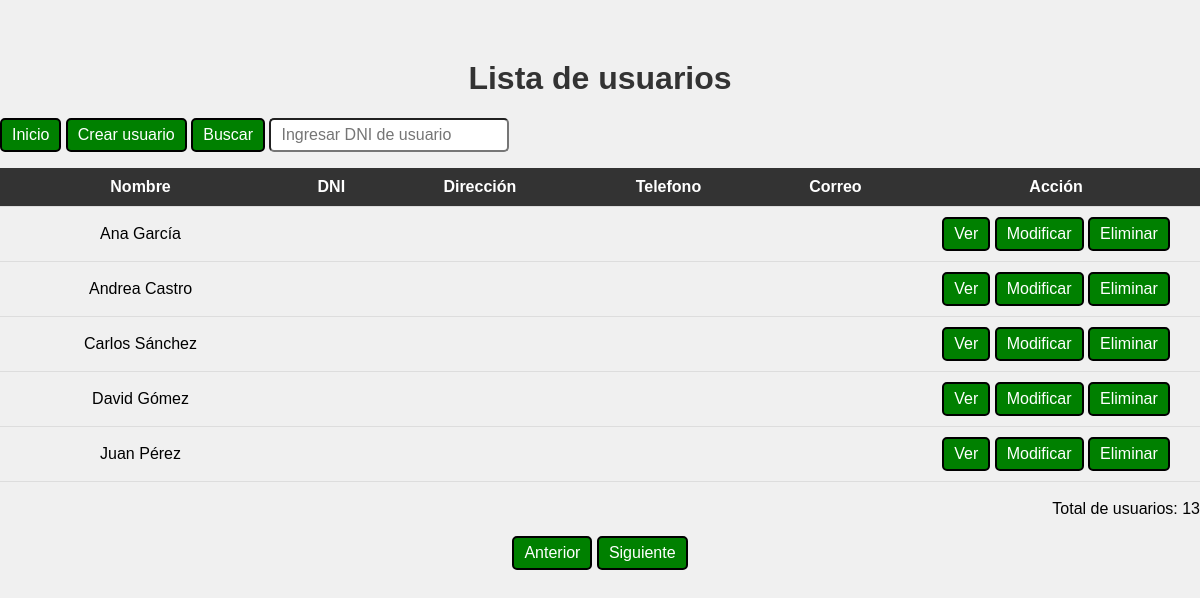
Page /proyecto2/index.php on the committed database.
### tables this page shows
CREATE TABLE `usuarios` (
  `nom` varchar(50) NOT NULL,
  `correo` varchar(50) NOT NULL,
  `pass` varchar(50) NOT NULL
);

### proyecto2/index.php (the view, shortened to what this page needs)
<?php
include_once("conexion.php");
?>
<html>
<head>
		<link rel="stylesheet" href="style.css">
</head>
<body>
    <?php
    $filasmax = 5;
    if (isset($_GET['pag']))
	{
        $pagina = $_GET['pag'];
    } else
	{
        $pagina = 1;
    }
 if(isset($_POST['btnbuscar']))
{
$buscar = $_POST['txtbuscar'];
 $sqlusu = mysqli_query($conn, "SELECT * FROM usuarios where dni = '".$buscar."'");
}
else
{
 $sqlusu = mysqli_query($conn, "SELECT * FROM usuarios ORDER BY nom ASC LIMIT " . (($pagina - 1) * $filasmax)  . "," . $filasmax);
}
    $resultadoMaximo = mysqli_query($conn, "SELECT count(*) as num_usuarios FROM usuarios");
    $maxusutabla = mysqli_fetch_assoc($resultadoMaximo)['num_usuarios'];
    ?>
	<div class="cont" >
	<form method="POST">
	<h1>Lista de usuarios</h1>
	<a href="index.php">Inicio</a>
		<?php echo "<a href=\"agregar.php?pag=$pagina\">Crear usuario</a>";?>
			<input type="submit" value="Buscar" name="btnbuscar">
			<input type="text" name="txtbuscar"  placeholder="Ingresar DNI de usuario" autocomplete="off" style='width:20%'>
			</form>
    <table>
			<tr>
			<th>Nombre</th>
			<th>DNI</th>
            <th>Dirección</th>
            <th>Telefono</th>
            <th>Correo</th>
			<th>Acción</th>
			</tr>
        <?php
        while ($mostrar = mysqli_fetch_assoc($sqlusu))
		{
            echo "<tr>";
            echo "<td>".$mostrar['nom']."</td>";
			echo "<td>".$mostrar['dni']."</td>";
            echo "<td>".$mostrar['dir']."</td>";
			echo "<td>".$mostrar['tel']."</td>";
			echo "<td>".$mostrar['email']."</td>";
            echo "<td style='width:24%'>
			<a href=\"ver.php?dni=$mostrar[dni]&pag=$pagina\">Ver</a>
			<a href=\"editar.php?dni=$mostrar[dni]&pag=$pagina\">Modificar</a>
			<a href=\"eliminar.php?dni=$mostrar[dni]&pag=$pagina\" onClick=\"return confirm('¿Estás seguro de eliminar a $mostrar[nom]?')\">Eliminar</a>
			</td>";
        }
        ?>
    </table>
	<div style='text-align:right'>
	<br>
	<?php echo "Total de usuarios: ".$maxusutabla;?>
	</div>
	</div>
<div style='text-align:right'>
<br>
</div>
    <div style="text-align:center">
        <?php
        if (isset($_GET['pag'])) {
		   if ($_GET['pag'] > 1) {
                ?>
					<a href="index.php?pag=<?php echo $_GET['pag'] - 1; ?>">Anterior</a>
            <?php
					}
				else
					{
                    ?>
					<a href="#" style="pointer-events: none">Anterior</a>
            <?php
					}
                ?>
        <?php
        }
		else
		{
            ?>
            <a href="#" style="pointer-events: none">Anterior</a>
            <?php
        }
        if (isset($_GET['pag'])) {
            if ((($pagina) * $filasmax) < $maxusutabla) {
                ?>
            <a href="index.php?pag=<?php echo $_GET['pag'] + 1; ?>">Siguiente</a>
        <?php
            } else {
                ?>
            <a href="#" style="pointer-events: none">Siguiente</a>
        <?php
            }
            ?>
        <?php
        } else {
            ?>
            <a href="index.php?pag=2">Siguiente</a>
        <?php
        }
        ?>
    </div>
</body>
</html>

### proyecto2/style.css (style rules this page uses)
body { background: #f0f0f0; font-family: Arial, sans-serif; margin:0; padding:0; display: flex; flex-direction: column; }
table { border-collapse: collapse; width: 100%; }
th { background-color: #333333; color: white; }
th, td { padding: 10px; text-align: center; border-bottom: 1px solid #dddddd; }
a,input[type="submit"] { text-align:center; display: inline-block; background:green; padding: 6px 10px; border-radius:5px; text-decoration: none; color:white; border:2px solid black; cursor:pointer; font-size: 16px; }
h1 { font-family: sans-serif; margin-top:5%; text-align: center; color: #333333; }
input[type="text"],input[type="number"],input[type="email"] { font-size:16px; background-color:white; color:black; padding: 6px 10px; border-radius:5px; }
.cont { margin-left: auto; margin-right: auto; max-width:1260px; width: 100%; }

### rows in the picture
usuarios: nom "Ana García"
usuarios: nom "Andrea Castro"
usuarios: nom "Carlos Sánchez"
usuarios: nom "David Gómez"
usuarios: nom "Juan Pérez"

### other values in the picture
$maxusutabla "13"
